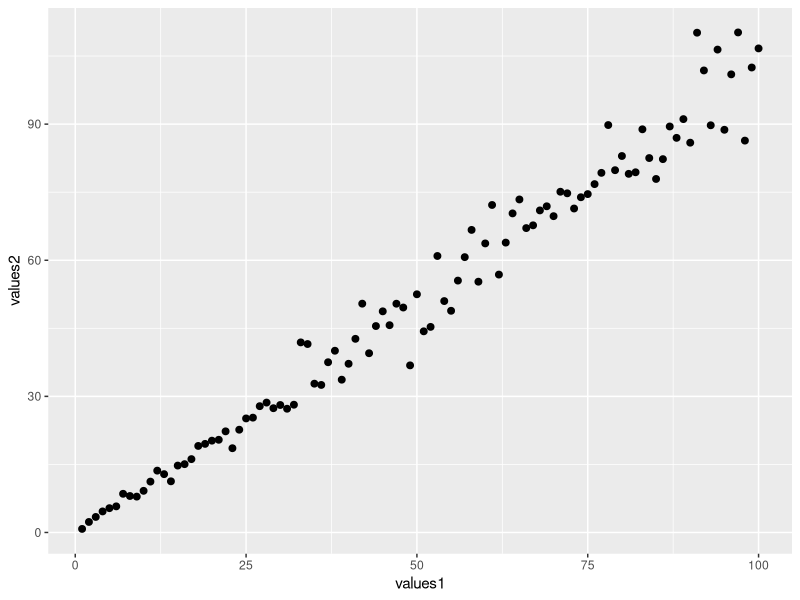
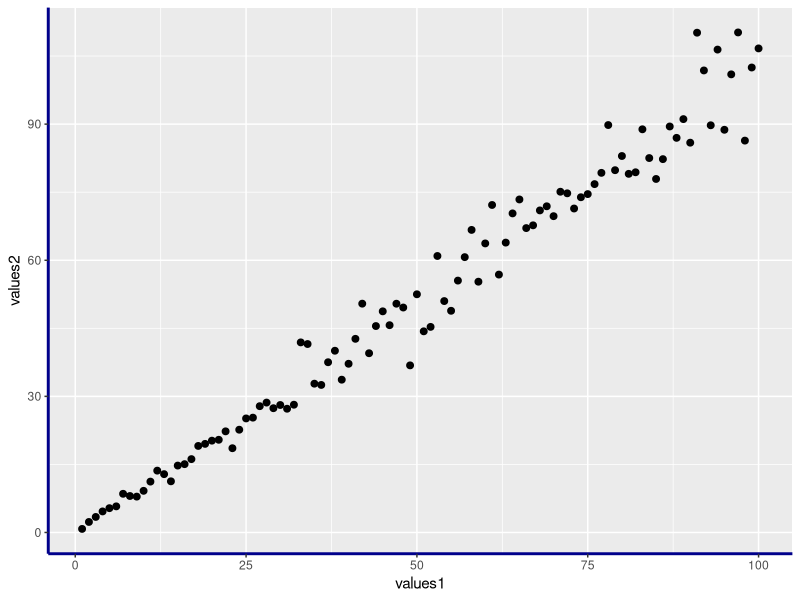
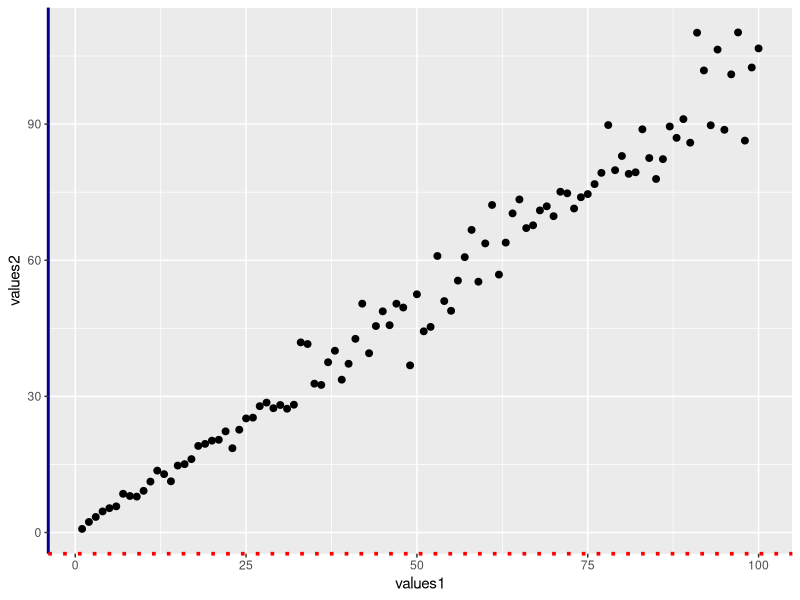

These charts were generated, in order, by the following R code:
## ---- chunk 1
knitr::opts_chunk$set(echo = TRUE, fig.align = "center")

# title: axis lines
# author: jonathan
# revised: 15/3/2020

WEB <- c("https://bioceed.uib.no/dropfolder/bioSTATS/Rmd/Visualizing/Essential/axis-lines.html")
GIT <- c("https://github.com/jonathansoule/biostats/blob/master/Visualizing/Essential/axis-lines.Rmd")
library(ggplot2)

# variable 1
values1 <- 1:100
# variable 2
values2 <- values1 * (rnorm(100, mean = 1, sd = .1))

# dataframe
df <- data.frame(values1, values2)
## ---- chunk 2
baseplot <- ggplot(df, aes(values1, values2)) +
  geom_point(size = 2)
baseplot
## ---- chunk 3
baseplot +
  theme(axis.line = element_line(linetype = "solid", size = 1, colour = "darkblue"))
## ---- chunk 4
baseplot +
  theme(
    axis.line.y = element_line(size = 1, colour = "darkblue", linetype = "solid"),
    axis.line.x = element_line(size = 1.25, colour = "red", linetype = "dotted")
  )
